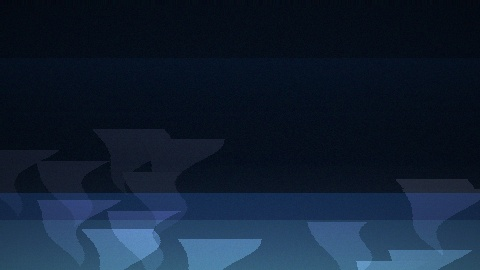
#> input picture media/portfolio/aurora.jpg, 480 x 270 px
$ python -i motion.py   (imports and definitions only)
#> lines starting #> are read from the running program, lines starting #| are printed output that depends on the picture
"""Optical-flow frame interpolation / motion re-timing.

Imports dense flow via OpenCV's Lanczos-Warper (Far3ebeneck) approach and
warps/interleaves to synthetically raise the frame rate of any clip and to
generate in-between "motional" frames during image-to-video. GPU-free.
"""

from __future__ import annotations

import cv2
import numpy as np


def _flow(from_gray, to_gray):
    return cv2.calcOpticalFlowFarneback(
        from_gray, to_gray, None,
        pyr_scale=0.5, levels=5, winsize=21, iterations=5,
        poly_n=7, poly_sigma=1.5, flags=0,
    )


def _warp_forward(img, flow, alpha):
    """Advect ``img`` along ``flow`` scaled by ``alpha``."""
    h, w = img.shape[:2]
    fx = flow[..., 0].astype(np.float32)
    fy = flow[..., 1].astype(np.float32)
    grid_x, grid_y = np.meshgrid(np.arange(w), np.arange(h))
    map_x = (grid_x.astype(np.float32) + alpha * fx).astype(np.float32)
    map_y = (grid_y.astype(np.float32) + alpha * fy).astype(np.float32)
    return cv2.remap(img, map_x, map_y, cv2.INTER_LINEAR, borderMode=cv2.BORDER_REFLECT)


def interpolate_pair(frame_a, frame_b, n_steps=1, weights=None):
    """Produce ``n_steps`` in-between frames between A and B.

    Parameters
    ----------
    frame_a, frame_b : (H,W,3) uint8 BGR arrays.
    n_steps : number of interpolated frames to return.
    weights : optional per-step flow fractions in [0,1]; defaults to
        uniform 1/(n_steps+1)..n_steps/(n_steps+1).

    Returns
    -------
    list of (H,W,3) uint8 BGR in-between frames.
    """
    gray_a = cv2.cvtColor(frame_a, cv2.COLOR_BGR2GRAY)
    gray_b = cv2.cvtColor(frame_b, cv2.COLOR_BGR2GRAY)
    fwd = _flow(gray_a, gray_b)     # where A pixels move toward B
    bwd = _flow(gray_b, gray_a)     # where B pixels came from

    if weights is None:
        weights = [(i + 1) / (n_steps + 1) for i in range(n_steps)]
    out = []
    for t in weights:
        warp_a = _warp_forward(frame_a, fwd, t)
        warp_b = _warp_forward(frame_b, bwd, 1 - t)
        blended = ((1 - t) * warp_a + t * warp_b).astype(np.uint8)
        out.append(blended)
    return out


def interpolate_clip(frames, factor=2):
    """Lift a sequence by ``factor``x (frames as uint8 BGR, HxWx3)."""
    out = []
    for i in range(len(frames) - 1):
        out.append(frames[i])
        step = factor - 1
        if step > 0:
            out.extend(interpolate_pair(frames[i], frames[i + 1], step))
    out.append(frames[-1])
    return out


def ken_burns(image_rgb, w=720, h=1280, frames=None, dur=2.0, fps=24):
    """Slow push-in (Ken Burns) over a single input image, uint8 RGB in/out.

    Returns a list of uint8 BGR frames for easy reuse in the studio.
    """
    img = image_rgb if image_rgb.dtype == np.uint8 else np.clip(image_rgb * 255, 0, 255).astype(np.uint8)
    H, W = img.shape[:2]
    n = frames or int(dur * fps)
    cw, ch = min(W, H), min(W, H)
    out = []
    for i in range(n):
        t = i / max(1, n - 1)
        crop = int(ch * (0.5 + 0.35 * t))  # shrinking crop = push-in illusion
        cx = W // 2
        cy = H // 2
        half = max(1, crop // 2)
        x1, y1 = max(0, cx - half), max(0, cy - half)
        pan_y = int(h * 0.3 * t)
        cropped = img[max(0, y1 - pan_y):y1 - pan_y + crop, x1:x1 + crop]
        out.append(cv2.resize(cropped, (int(w), int(h)), interpolation=cv2.INTER_AREA))
    # OpenCV writes BGR; caller handles channel order on the way out.
    return out

>>> import cv2
>>> picture = cv2.imread('../../media/portfolio/aurora.jpg', cv2.IMREAD_GRAYSCALE)
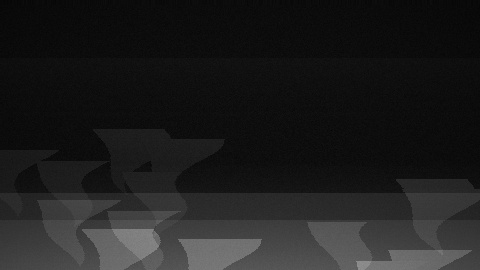
#> picture: shape (270, 480); min 4, max 144, mean 30.3
>>> result = interpolate_clip(picture)
#> the loop in interpolate_clip, `for i in range(len(frames) - 1):` made 1 pass
#> step on pass 1: 1
#> after the loop in interpolate_clip, `for i in range(len(frames) - 1):`: out = 1 item
#> (the run stopped early here; a loop or call above may not have finished)

$ run again, on media/portfolio/campfire.jpg
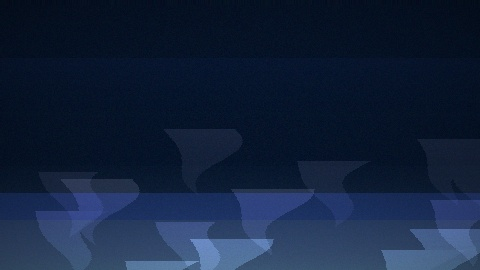
#> input picture media/portfolio/campfire.jpg, 480 x 270 px
#> `picture = cv2.imread('../../media/portfolio/aurora.jpg', cv2.IMREAD_GR..`:
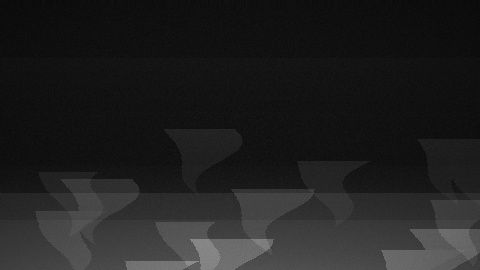
#> picture: shape (270, 480); min 9, max 145, mean 32.7
#> the loop in interpolate_clip, `for i in range(len(frames) - 1):` made 1 pass
#> step on pass 1: 1
#> after the loop in interpolate_clip, `for i in range(len(frames) - 1):`: out = 1 item

$ run again, on media/portfolio/cyber.jpg
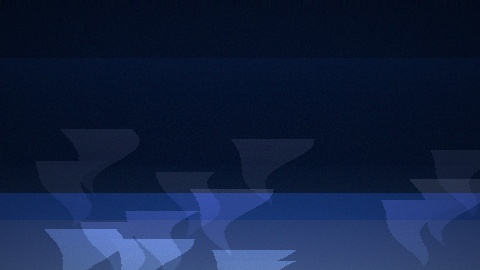
#> input picture media/portfolio/cyber.jpg, 480 x 270 px
#> `picture = cv2.imread('../../media/portfolio/aurora.jpg', cv2.IMREAD_GR..`:
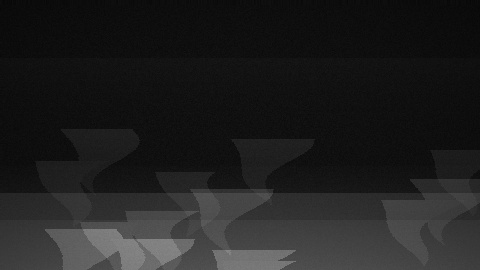
#> picture: shape (270, 480); min 6, max 139, mean 32.1
#> the loop in interpolate_clip, `for i in range(len(frames) - 1):` made 1 pass
#> step on pass 1: 1
#> after the loop in interpolate_clip, `for i in range(len(frames) - 1):`: out = 1 item

$ run again, on media/portfolio/golden.jpg
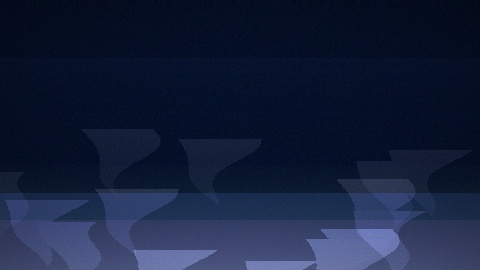
#> input picture media/portfolio/golden.jpg, 480 x 270 px
#> `picture = cv2.imread('../../media/portfolio/aurora.jpg', cv2.IMREAD_GR..`:
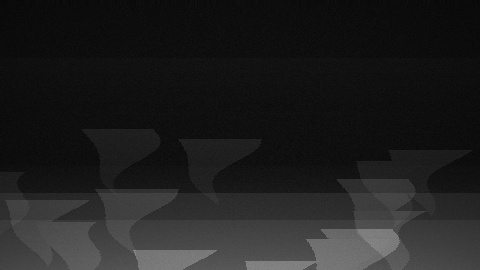
#> picture: shape (270, 480); min 6, max 136, mean 31.7
#> the loop in interpolate_clip, `for i in range(len(frames) - 1):` made 1 pass
#> step on pass 1: 1
#> after the loop in interpolate_clip, `for i in range(len(frames) - 1):`: out = 1 item
